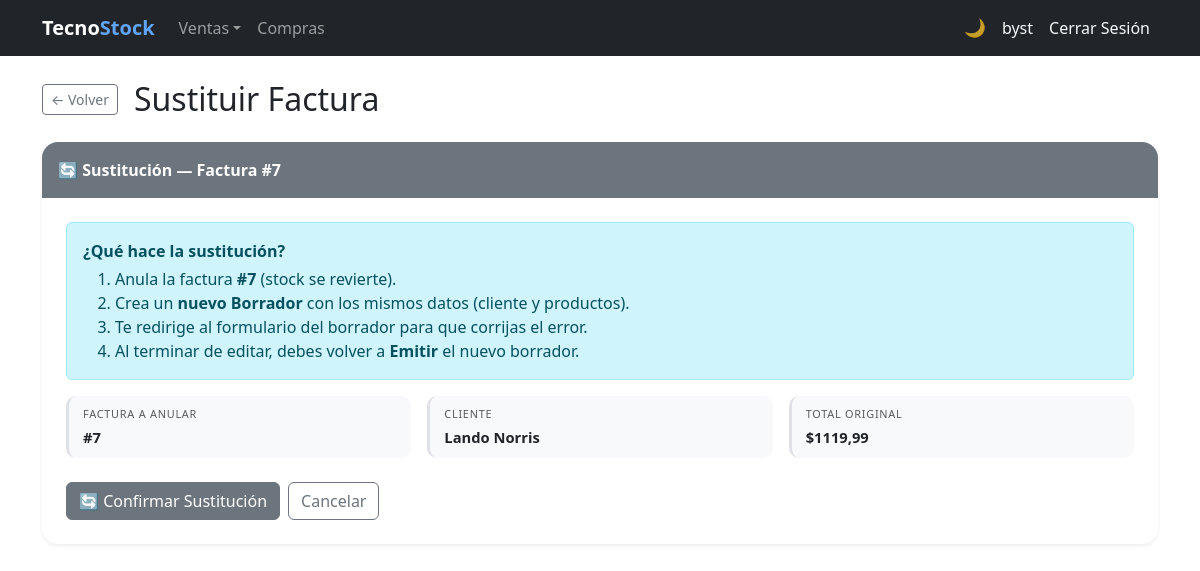
Screenshot of /invoices/7/substitute/ (signed in) with the database file from the repository.
### billing/models.py (models this page shows, shortened)
class Invoice(models.Model):
    BORRADOR = 0
    EMITIDA  = 1
    ANULADA  = 2
    ESTADO_CHOICES = [
        (BORRADOR, 'Borrador'),
        (EMITIDA,  'Emitida'),
        (ANULADA,  'Anulada'),
    ]
    customer     = models.ForeignKey(Customer, on_delete=models.PROTECT, related_name='invoices')
    invoice_date = models.DateTimeField(auto_now_add=True)
    subtotal     = models.DecimalField(max_digits=12, decimal_places=2, default=0)
    tax          = models.DecimalField(max_digits=12, decimal_places=2, default=0)
    total        = models.DecimalField(max_digits=12, decimal_places=2, default=0)
    estado       = models.PositiveSmallIntegerField(
                       choices=ESTADO_CHOICES, default=BORRADOR, verbose_name='Estado')
    is_active    = models.BooleanField(default=True)
    class Meta:
        ordering = ['-invoice_date']
    @property
    def can_substitute(self):  return self.estado == self.EMITIDA

class Customer(models.Model):
    dni        = models.CharField(max_length=13, unique=True, verbose_name='DNI/RUC', validators=[validate_cedula_ec])
    first_name = models.CharField(max_length=100)
    last_name  = models.CharField(max_length=100)
    email      = models.EmailField(blank=True, null=True)
    phone      = models.CharField(max_length=20, blank=True, null=True)
    address    = models.TextField(blank=True, null=True)
    photo      = models.ImageField(upload_to='customer/', blank=True, null=True, verbose_name='Foto')
    is_active  = models.BooleanField(default=True)
    created_at = models.DateTimeField(auto_now_add=True)
    updated_at = models.DateTimeField(auto_now=True)
    class Meta:
        ordering = ['last_name', 'first_name']
    @property
    def full_name(self): return f'{self.first_name} {self.last_name}'

### billing/views.py (the view, shortened to what this page needs)
# urls.py: path('invoices/<int:pk>/substitute/', views.invoice_substitute, name='invoice_substitute'),
@login_required
def invoice_substitute(request, pk):
    invoice = get_object_or_404(Invoice, pk=pk)
    if not invoice.can_substitute:
        messages.error(request, 'Solo se puede sustituir una factura emitida.')
        return redirect('billing:invoice_detail', pk=pk)
    return render(request, 'billing/invoice_substitute.html', {'invoice': invoice})

### billing/templates/billing/invoice_substitute.html (shortened to what this page needs)
{% extends 'billing/base.html' %}
{% block content %}
<div class="d-flex align-items-center gap-3 mb-4">
  <a href="{% url 'billing:invoice_detail' invoice.pk %}" class="btn btn-outline-secondary btn-sm">&#8592; Volver</a>
  <h2 class="mb-0">Sustituir Factura</h2>
</div>
<div class="card border-0 shadow-sm rounded-4 overflow-hidden mb-4">
  <div class="card-header border-0 py-3 bg-secondary">
    <span class="text-white fw-bold">&#128260; Sustitución — Factura #{{ invoice.id }}</span>
  </div>
  <div class="card-body p-4">
    <div class="alert alert-info">
      <strong>¿Qué hace la sustitución?</strong>
      <ol class="mb-0 mt-1">
        <li>Anula la factura <strong>#{{ invoice.id }}</strong> (stock se revierte).</li>
        <li>Crea un <strong>nuevo Borrador</strong> con los mismos datos (cliente y productos).</li>
        <li>Te redirige al formulario del borrador para que corrijas el error.</li>
        <li>Al terminar de editar, debes volver a <strong>Emitir</strong> el nuevo borrador.</li>
      </ol>
    </div>
    <div class="row g-3 mb-4">
      <div class="col-md-4">
        <div class="dm-field">
          <small class="dm-label">Factura a anular</small>
          <div class="dm-value fw-bold">#{{ invoice.id }}</div>
        </div>
      </div>
      <div class="col-md-4">
        <div class="dm-field">
          <small class="dm-label">Cliente</small>
          <div class="dm-value">{{ invoice.customer.full_name }}</div>
        </div>
      </div>
      <div class="col-md-4">
        <div class="dm-field">
          <small class="dm-label">Total original</small>
          <div class="dm-value">${{ invoice.total }}</div>
        </div>
      </div>
    </div>
    <form method="post" class="d-flex gap-2">
      <button type="submit" class="btn btn-secondary">&#128260; Confirmar Sustitución</button>
      <a href="{% url 'billing:invoice_detail' invoice.pk %}" class="btn btn-outline-secondary">Cancelar</a>
    </form>
  </div>
</div>
{% endblock %}

### billing/templates/billing/base.html (shortened to what this page needs)
<!DOCTYPE html>
<html lang="es">
<head>
  <link href="https://cdn.jsdelivr.net/npm/bootstrap@5.3.0/dist/css/bootstrap.min.css" rel="stylesheet">
</head>
<body>
<nav class="navbar navbar-expand-lg navbar-dark bg-dark">
  <div class="container">
    <a class="navbar-brand fw-bold" href="{% url 'billing:home' %}">Tecno<span class="nav-brand-accent">Stock</span></a>
    <div class="collapse navbar-collapse" id="nav">
      <ul class="navbar-nav me-auto">
        <li class="nav-item dropdown">{% if user.is_authenticated %}<a class="nav-link dropdown-toggle" href="#" role="button" data-bs-toggle="dropdown" aria-expanded="false">Ventas</a>{% endif %}</li>
        <li class="nav-item">{% if user.is_authenticated %}<a class="nav-link" href="{% url 'purchasing:purchase_list' %}">Compras</a>{% endif %}</li>
      </ul>
      <ul class="navbar-nav align-items-center">
        <li class="nav-item"><button type="button" class="theme-toggle-btn" id="theme-toggle" onclick="toggleTheme()" title="Cambiar tema claro / oscuro"><span id="theme-icon">&#127769;</span></button></li>
        <li class="nav-item">{% if user.is_authenticated %}<a class="nav-link text-light" href="{% url 'billing:dashboard' %}">{{ user.username }}</a>{% endif %}</li>
        <li class="nav-item">{% if user.is_authenticated %}<form method="post" action="{% url 'logout' %}" class="d-inline">{% csrf_token %}<button type="submit" class="nav-link btn btn-link text-light btn-nav-link">Cerrar Sesión</button></form>{% else %}<a class="nav-link" href="{% url 'login' %}">Iniciar Sesión</a>{% endif %}</li>
      </ul>
    </div>
  </div>
</nav>
<div class="container mt-4">
  {% block content %}{% endblock %}
</div>
</body>
</html>

### billing/templates/billing/base.html (style rules this page uses)
.dm-field { background: var(--bs-tertiary-bg); border-radius: 10px; padding: 10px 14px; border-left: 3px solid var(--bs-border-color); height: 100%; transition: border-color .2s; }
.dm-label { font-size: .68rem; text-transform: uppercase; letter-spacing: .07em; color: var(--bs-secondary-color); display: block; margin-bottom: 3px; }
.dm-value { font-size: .92rem; font-weight: 600; color: var(--bs-body-color); word-break: break-word; }
.btn-nav-link { text-decoration: none; }
.nav-brand-accent { color: #60a5fa; }
.theme-toggle-btn { background: none; border: none; cursor: pointer; font-size: 1.1rem; line-height: 1; padding: .375rem .5rem; border-radius: .375rem; transition: background .2s; color: rgba(255,255,255,.75); }

### rows the page displays
Invoice: id "7", customer.full_name "Lando Norris", total "1119,99"

### other values shown
{{ user.username }} "byst"
